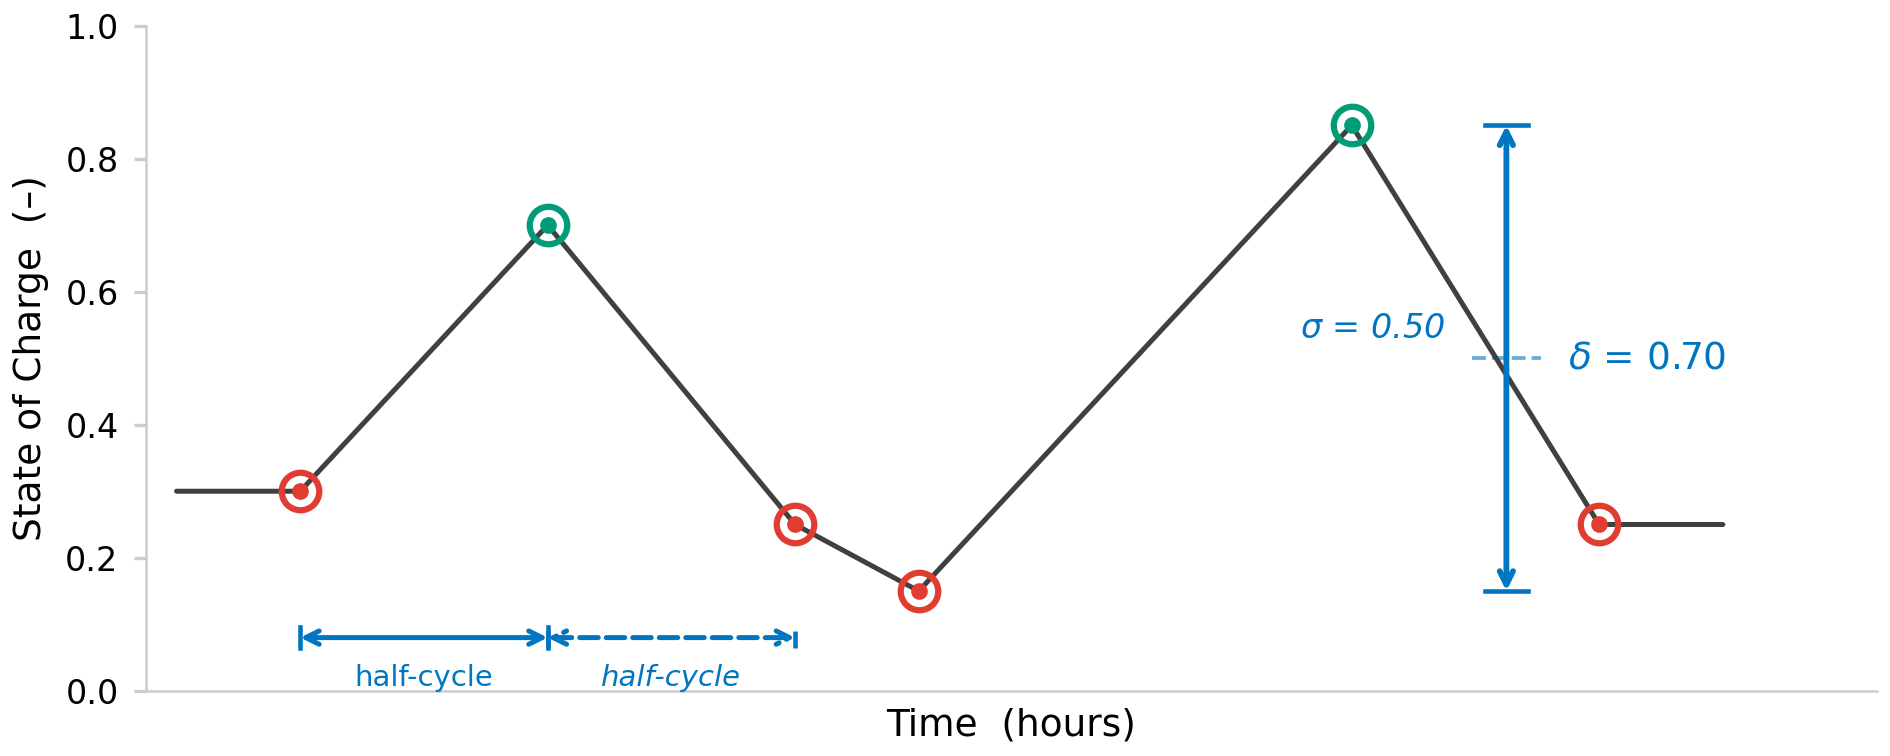

Generate this figure with Python:
r"""
rainflow_cycle_illustration.py  (styled to thesis_style.py)

Same illustration as before (Fig. 2.1), now driven by the shared style module.
Lines marked  # CHANGED  are the only edits relative to your v7 script.

Requires thesis_style.py in the same folder (or on PYTHONPATH).
Runs in VS Code on Windows: matplotlib + numpy only, bundled font, no LaTeX.
"""
import sys
import numpy as np
import matplotlib.pyplot as plt
from pathlib import Path

# --- path guard: locate the shared style module --------------------------- #
for _d in Path(__file__).resolve().parents:
    if (_d / "thesis_style.py").exists():
        sys.path.insert(0, str(_d))
        break
else:
    raise FileNotFoundError("thesis_style.py not found in any parent folder")
 
import numpy as np
import matplotlib.pyplot as plt
from thesis_style import (apply_thesis_style, figsize, TUDELFT,
                          FS_BASE, FS_LABEL, FS_ANNOT)
 
P = apply_thesis_style(palette="brand", usetex=False)   # CHANGED

# ── Synthetic SoC trajectory (condensed) ─────────────────────────────────
t_pts = [0,  2,  6, 10,   12, 19, 23,  25]
s_pts = [0.30, 0.30, 0.70, 0.25,  0.15, 0.85, 0.25, 0.25]

t_full = np.linspace(0, 25, 500)
s_full = np.interp(t_full, t_pts, s_pts)

# ── Figure ───────────────────────────────────────────────────────────────
# CHANGED: draw at the width it is included (full \textwidth), so matplotlib
# points == on-page points. Aspect lifted slightly (0.32 -> 0.40) so the
# point-sized fonts and brackets are not cramped on the smaller canvas.
fig, ax = plt.subplots(figsize=figsize(1.0, aspect=0.40))
# CHANGED: removed fig.subplots_adjust(...) -- constrained_layout handles margins

for sp in ['top', 'right']:
    ax.spines[sp].set_visible(False)
ax.spines['left'].set_color(P["grid"])      # CHANGED: #CCCCCC -> palette grid
ax.spines['bottom'].set_color(P["grid"])    # CHANGED

# CHANGED: trajectory line uses palette neutral; lw from style (1.2), not 2.2
ax.plot(t_full, s_full, color=P["neutral"], zorder=3, solid_capstyle='round')

ax.set_xlim(-0.5, 27.5)
ax.set_ylim(0.0, 1.0)
ax.set_xticks([])
ax.set_yticks([0.0, 0.2, 0.4, 0.6, 0.8, 1.0])
ax.yaxis.set_major_formatter(plt.FuncFormatter(lambda v, _: f'{v:.1f}'))
ax.tick_params(axis='y', color=P["grid"])   # CHANGED: labelsize now inherits FS_BASE
ax.tick_params(axis='x', length=0)
# CHANGED: no bold, no size 12 -> inherit FS_LABEL (9); black is fine for labels
ax.set_ylabel('State of Charge  (–)')
ax.set_xlabel('Time  (hours)')

# ── Semantic colours mapped to TU Delft brand ────────────────────────────
# CHANGED: caption language "red / green / blue" is preserved, brand hexes used
c_lo  = TUDELFT["red"]      # red   — lower turning points (minima)
c_hi  = TUDELFT["dgreen"]   # green — upper turning points (maxima)
c_ann = TUDELFT["blue"]     # blue  — annotations

# ── Turning point markers ────────────────────────────────────────────────
# CHANGED: marker sizes 11/4 -> 9/3, mew 1.8 -> 1.5 to suit the smaller canvas
for t_tp, s_tp in [(2, 0.30), (10, 0.25), (12, 0.15), (23, 0.25)]:
    ax.plot(t_tp, s_tp, 'o', ms=9, mfc='none', mec=c_lo, mew=1.5, zorder=5)
    ax.plot(t_tp, s_tp, 'o', ms=3, mfc=c_lo, mec=c_lo, zorder=6)

for t_tp, s_tp in [(6, 0.70), (19, 0.85)]:
    ax.plot(t_tp, s_tp, 'o', ms=9, mfc='none', mec=c_hi, mew=1.5, zorder=5)
    ax.plot(t_tp, s_tp, 'o', ms=3, mfc=c_hi, mec=c_hi, zorder=6)

# ── Left cycle: two half-cycle brackets (raised) ─────────────────────────
y_brk = 0.08

ax.annotate('', xy=(6, y_brk), xytext=(2, y_brk),
            arrowprops=dict(arrowstyle='<->', color=c_ann, lw=1.2,
                            mutation_scale=8, shrinkA=0, shrinkB=0))
for t_s in [2, 6]:
    ax.plot([t_s, t_s], [y_brk - 0.016, y_brk + 0.016], color=c_ann, lw=1.1)
ax.text(4, y_brk - 0.040, 'half-cycle', ha='center', va='top',
        fontsize=FS_ANNOT, color=c_ann)   # CHANGED: 9 -> FS_ANNOT, no bold

ax.annotate('', xy=(10, y_brk), xytext=(6, y_brk),
            arrowprops=dict(arrowstyle='<->', color=c_ann, lw=1.2,
                            mutation_scale=8, shrinkA=0, shrinkB=0, linestyle='--'))
for t_s in [6, 10]:
    ax.plot([t_s, t_s], [y_brk - 0.016, y_brk + 0.016], color=c_ann, lw=1.1, ls='--')
ax.text(8, y_brk - 0.040, 'half-cycle', ha='center', va='top',
        fontsize=FS_ANNOT, color=c_ann, style='italic')   # CHANGED

# ── Right cycle: δ and σ ─────────────────────────────────────────────────
lo_B, hi_B = 0.15, 0.85
delta_B = hi_B - lo_B
sigma_B = (hi_B + lo_B) / 2
t_brk = 21.5
sw = 0.35

ax.annotate('', xy=(t_brk, hi_B), xytext=(t_brk, lo_B),
            arrowprops=dict(arrowstyle='<->', color=c_ann, lw=1.4,
                            mutation_scale=8, shrinkA=0, shrinkB=0))
for y in [lo_B, hi_B]:
    ax.plot([t_brk - sw, t_brk + sw], [y, y], color=c_ann, lw=1.1)

ax.plot([t_brk - sw*1.6, t_brk + sw*1.6], [sigma_B, sigma_B],
        color=c_ann, lw=0.9, ls='--', alpha=0.6)

# CHANGED: sizes normalised to the style (delta=FS_LABEL, sigma=FS_BASE)
ax.text(t_brk + 1.0, (hi_B + lo_B) / 2, r'$\delta$ = %.2f' % delta_B,
        va='center', ha='left', fontsize=FS_LABEL, color=c_ann)
ax.text(t_brk - 1.0, sigma_B + 0.02, r'$\sigma$ = %.2f' % sigma_B,
        va='bottom', ha='right', fontsize=FS_BASE, color=c_ann, style='italic')

# ── Save (vector first; PNG only for quick preview) ──────────────────────
out = Path(__file__).parent
fig.savefig(out / 'rainflow_cycle_illustration.pdf')          # CHANGED: vector
fig.savefig(out / 'rainflow_cycle_illustration.png', dpi=300) # CHANGED: no bbox='tight'
print(f"Saved -> {out / 'rainflow_cycle_illustration.pdf'} and .png")
